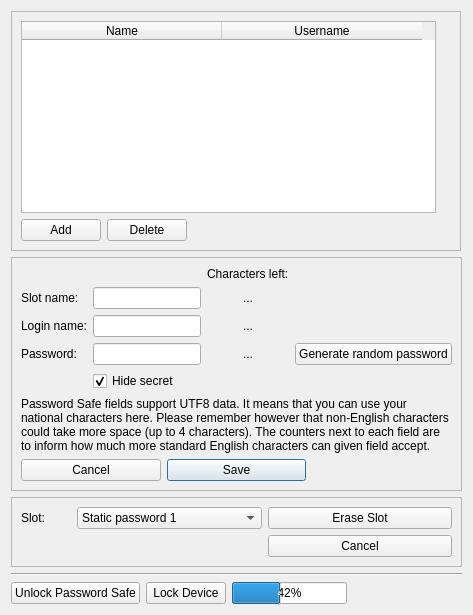
      <widget class="QWidget" name="tab_3">
       <attribute name="title">
        <string>Password Safe</string>
       </attribute>
       <layout class="QGridLayout" name="gridLayout_11">
        <item row="0" column="0">
         <widget class="QFrame" name="frame_5">
          <property name="maximumSize">
           <size>
            <width>450</width>
            <height>16777215</height>
           </size>
          </property>
          <property name="frameShape">
           <enum>QFrame::StyledPanel</enum>
          </property>
          <property name="frameShadow">
           <enum>QFrame::Raised</enum>
          </property>
          <layout class="QFormLayout" name="formLayout_3">
           <item row="0" column="0" colspan="2">
            <widget class="QTableWidget" name="Table_pws">
             <property name="sizePolicy">
              <sizepolicy hsizetype="Maximum" vsizetype="Maximum">
               <horstretch>0</horstretch>
               <verstretch>0</verstretch>
              </sizepolicy>
             </property>
             <property name="maximumSize">
              <size>
               <width>415</width>
               <height>500</height>
              </size>
             </property>
             <property name="rowCount">
              <number>0</number>
             </property>
             <attribute name="horizontalHeaderMinimumSectionSize">
              <number>57</number>
             </attribute>
             <attribute name="horizontalHeaderDefaultSectionSize">
              <number>200</number>
             </attribute>
             <column>
              <property name="text">
               <string>Name</string>
              </property>
             </column>
             <column>
              <property name="text">
               <string>Username</string>
              </property>
             </column>
            </widget>
           </item>
           <item row="1" column="0">
            <widget class="QPushButton" name="PWS_ButtonAdd">
             <property name="maximumSize">
              <size>
               <width>80</width>
               <height>16777215</height>
              </size>
             </property>
             <property name="text">
              <string>Add</string>
             </property>
             <property name="checkable">
              <bool>true</bool>
             </property>
            </widget>
           </item>
           <item row="1" column="1">
            <widget class="QPushButton" name="PWS_ButtonDelete">
             <property name="maximumSize">
              <size>
               <width>80</width>
               <height>16777215</height>
              </size>
             </property>
             <property name="text">
              <string>Delete</string>
             </property>
             <property name="checkable">
              <bool>true</bool>
             </property>
            </widget>
           </item>
          </layout>
         </widget>
        </item>
        <item row="1" column="0">
         <widget class="QFrame" name="frame_7">
          <property name="sizePolicy">
           <sizepolicy hsizetype="MinimumExpanding" vsizetype="Preferred">
            <horstretch>0</horstretch>
            <verstretch>0</verstretch>
           </sizepolicy>
          </property>
          <property name="autoFillBackground">
           <bool>false</bool>
          </property>
          <property name="frameShape">
           <enum>QFrame::StyledPanel</enum>
          </property>
          <property name="frameShadow">
           <enum>QFrame::Sunken</enum>
          </property>
          <layout class="QGridLayout" name="gridLayout_10">
           <item row="2" column="1">
            <widget class="QPushButton" name="PWS_ButtonSaveSlot">
             <property name="maximumSize">
              <size>
               <width>200</width>
               <height>16777215</height>
              </size>
             </property>
             <property name="text">
              <string>Save</string>
             </property>
             <property name="autoDefault">
              <bool>true</bool>
             </property>
             <property name="default">
              <bool>true</bool>
             </property>
            </widget>
           </item>
           <item row="2" column="0">
            <widget class="QPushButton" name="PWS_ButtonClose">
             <property name="maximumSize">
              <size>
               <width>200</width>
               <height>16777215</height>
              </size>
             </property>
             <property name="text">
              <string>Cancel</string>
             </property>
            </widget>
           </item>
           <item row="0" column="0" colspan="3">
            <layout class="QGridLayout" name="gridLayout">
             <item row="0" column="3">
              <widget class="QLabel" name="l_chars_left_info">
               <property name="text">
                <string>Characters left:</string>
               </property>
              </widget>
             </item>
             <item row="2" column="3">
              <widget class="QLabel" name="l_c_login">
               <property name="text">
                <string notr="true">...</string>
               </property>
               <property name="alignment">
                <set>Qt::AlignCenter</set>
               </property>
              </widget>
             </item>
             <item row="2" column="1">
              <widget class="QLineEdit" name="PWS_EditLoginName">
               <property name="accessibleName">
                <string>Login name:</string>
               </property>
              </widget>
             </item>
             <item row="3" column="0">
              <widget class="QLabel" name="label_19">
               <property name="text">
                <string>Password:</string>
               </property>
              </widget>
             </item>
             <item row="1" column="0">
              <widget class="QLabel" name="label_17">
               <property name="text">
                <string>Slot name:</string>
               </property>
              </widget>
             </item>
             <item row="3" column="3">
              <widget class="QLabel" name="l_c_password">
               <property name="text">
                <string>...</string>
               </property>
               <property name="alignment">
                <set>Qt::AlignCenter</set>
               </property>
              </widget>
             </item>
             <item row="1" column="3">
              <widget class="QLabel" name="l_c_name">
               <property name="text">
                <string notr="true">...</string>
               </property>
               <property name="alignment">
                <set>Qt::AlignCenter</set>
               </property>
              </widget>
             </item>
             <item row="3" column="1">
              <widget class="QLineEdit" name="PWS_EditPassword">
               <property name="accessibleName">
                <string>Password:</string>
               </property>
              </widget>
             </item>
             <item row="2" column="0">
              <widget class="QLabel" name="label_18">
               <property name="text">
                <string>Login name:</string>
               </property>
              </widget>
             </item>
             <item row="1" column="1">
              <widget class="QLineEdit" name="PWS_EditSlotName">
               <property name="accessibleName">
                <string>Slot name:</string>
               </property>
              </widget>
             </item>
             <item row="4" column="1">
              <widget class="QCheckBox" name="PWS_CheckBoxHideSecret">
               <property name="enabled">
                <bool>true</bool>
               </property>
               <property name="accessibleName">
                <string/>
               </property>
               <property name="text">
                <string>Hide secret</string>
               </property>
               <property name="checked">
                <bool>true</bool>
               </property>
              </widget>
             </item>
             <item row="3" column="4">
              <widget class="QPushButton" name="PWS_ButtonCreatePW">
               <property name="accessibleDescription">
                <string/>
               </property>
               <property name="text">
                <string>Generate random password</string>
               </property>
              </widget>
             </item>
            </layout>
           </item>
           <item row="1" column="0" colspan="3">
            <widget class="QLabel" name="l_utf8_info">
             <property name="focusPolicy">
              <enum>Qt::StrongFocus</enum>
             </property>
             <property name="text">
              <string>&lt;html&gt;&lt;head/&gt;&lt;body&gt;&lt;p&gt;Password Safe fields support UTF8 data. It means that you can use your national characters here. Please remember however that non-English characters could take more space (up to 4 characters). The counters next to each field are to inform how much more standard English characters can given field accept.&lt;/p&gt;&lt;/body&gt;&lt;/html&gt;</string>
             </property>
             <property name="wordWrap">
              <bool>true</bool>
             </property>
            </widget>
           </item>
          </layout>
         </widget>
        </item>
        <item row="2" column="0">
         <widget class="QFrame" name="frame_3">
          <property name="frameShape">
           <enum>QFrame::StyledPanel</enum>
          </property>
          <property name="frameShadow">
           <enum>QFrame::Raised</enum>
          </property>
          <layout class="QGridLayout" name="gridLayout_12">
           <item row="0" column="2">
            <widget class="QPushButton" name="PWS_ButtonClearSlot">
             <property name="maximumSize">
              <size>
               <width>200</width>
               <height>16777215</height>
              </size>
             </property>
             <property name="accessibleName">
              <string>Erase Password Safe slot</string>
             </property>
             <property name="text">
              <string>Erase Slot</string>
             </property>
            </widget>
           </item>
           <item row="0" column="1">
            <widget class="QComboBox" name="PWS_ComboBoxSelectSlot">
             <property name="maximumSize">
              <size>
               <width>16777215</width>
               <height>16777215</height>
              </size>
             </property>
             <property name="accessibleName">
              <string>Password Safe slot number</string>
             </property>
             <property name="currentText">
              <string notr="true">Static password 1</string>
             </property>
             <property name="currentIndex">
              <number>0</number>
             </property>
             <item>
              <property name="text">
               <string>Static password 1</string>
              </property>
             </item>
             <item>
              <property name="text">
               <string>Static password 2</string>
              </property>
             </item>
             <item>
              <property name="text">
               <string>Static password 3</string>
              </property>
             </item>
             <item>
              <property name="text">
               <string>Static password 4</string>
              </property>
             </item>
             <item>
              <property name="text">
               <string>Static password 5</string>
              </property>
             </item>
            </widget>
           </item>
           <item row="0" column="0">
            <widget class="QLabel" name="label_16">
             <property name="maximumSize">
              <size>
               <width>50</width>
               <height>16777215</height>
              </size>
             </property>
             <property name="text">
              <string>Slot:</string>
             </property>
            </widget>
           </item>
           <item row="1" column="2">
            <widget class="QPushButton" name="PWS_ButtonCancel">
             <property name="text">
              <string>Cancel</string>
             </property>
            </widget>
           </item>
          </layout>
         </widget>
        </item>
        <item row="3" column="0">
         <widget class="Line" name="line_3">
          <property name="orientation">
           <enum>Qt::Horizontal</enum>
          </property>
         </widget>
        </item>
        <item row="4" column="0">
         <layout class="QHBoxLayout" name="horizontalLayout_2">
          <item>
           <widget class="QPushButton" name="PWS_ButtonEnable">
            <property name="text">
             <string>Unlock Password Safe</string>
            </property>
            <property name="icon">
             <iconset resource="resources.qrc">
              <normaloff>:/images/new/icon_safe.svg</normaloff>:/images/new/icon_safe.svg</iconset>
            </property>
           </widget>
          </item>
          <item>
           <widget class="QPushButton" name="PWS_Lock">
            <property name="text">
             <string>Lock Device</string>
            </property>
           </widget>
          </item>
          <item>
           <widget class="QProgressBar" name="PWS_progressBar">
            <property name="value">
             <number>42</number>
            </property>
           </widget>
          </item>
          <item>
           <spacer name="horizontalSpacer_3">
            <property name="orientation">
             <enum>Qt::Horizontal</enum>
            </property>
            <property name="sizeHint" stdset="0">
             <size>
              <width>40</width>
              <height>20</height>
             </size>
            </property>
           </spacer>
          </item>
         </layout>
        </item>
       </layout>
      </widget>
